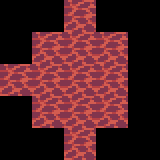

Rendered tile map (Tiled .tmx) drawn with the repository's tilesets; below, a short description and the full map source, tile grids included:
An orthogonal 5x5 tile map with 32x32 px tiles, 1 tile layer (Tile Layer 1).

<map version="1.0" tiledversion="1.1.6" orientation="orthogonal" renderorder="right-down" width="5" height="5" tilewidth="32" tileheight="32" infinite="0" nextobjectid="1">
 <tileset firstgid="1" source="../ground.tsx" />
 <layer name="Tile Layer 1" width="5" height="5">
  <data encoding="csv">
0,0,27,0,0,
0,27,27,27,0,
27,27,27,27,0,
0,27,27,27,0,
0,0,27,0,0
</data>
 </layer>
</map>
